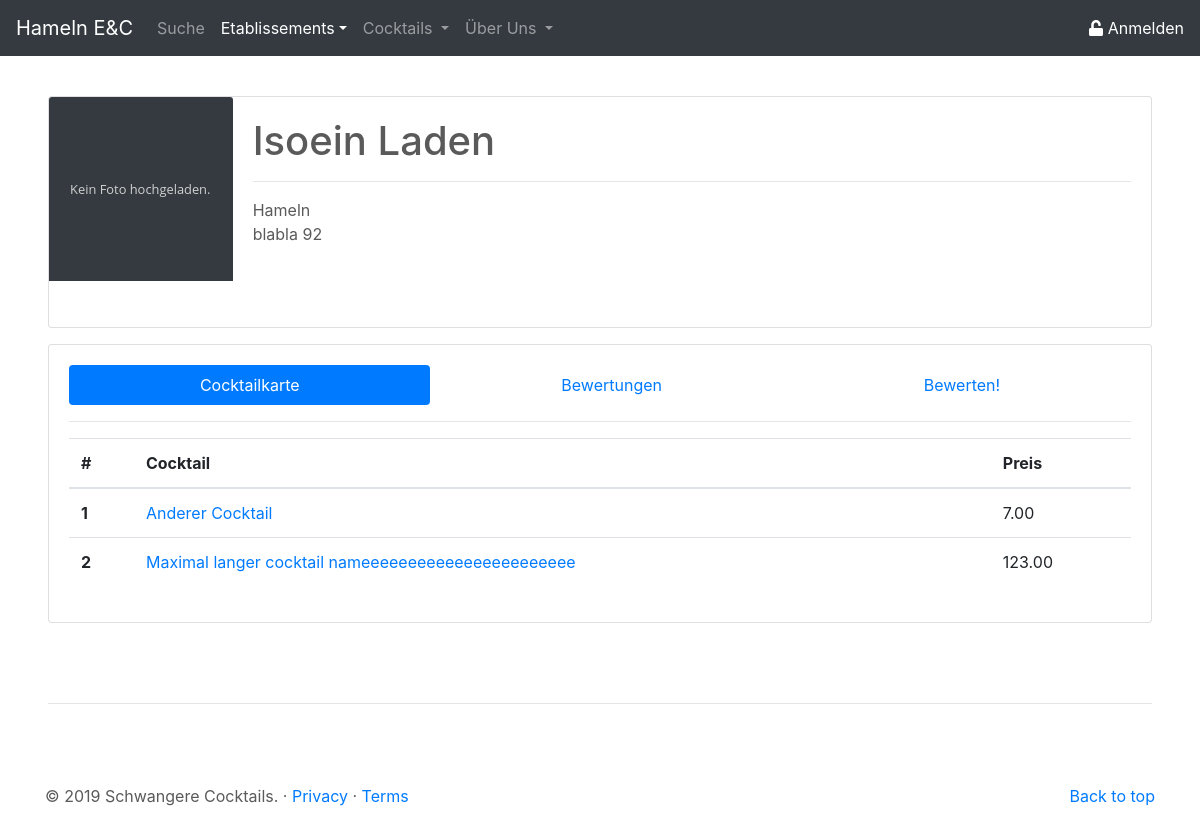
The page /site/etablissement_details.php?etab_id=1 on the database its author committed.
### tables this page shows
CREATE TABLE `etab` (
  `id` int(11) NOT NULL,
  `name` varchar(50) NOT NULL,
  `ort` varchar(50) NOT NULL,
  `anschrift` varchar(50) NOT NULL,
  `verifiziert` tinyint(1) NOT NULL DEFAULT '0',
  `img` longblob NOT NULL
);

CREATE TABLE `cock_etab` (
  `id` int(11) NOT NULL,
  `etab_id` int(11) NOT NULL,
  `cock_id` int(11) NOT NULL,
  `preis` decimal(10,2) NOT NULL
);

CREATE TABLE `cock` (
  `id` int(11) NOT NULL,
  `name` varchar(50) NOT NULL,
  `beschreibung` text NOT NULL,
  `img` longblob NOT NULL
);

### site/etablissement_details.php (the view, shortened to what this page needs)
<?php
$pdo = new PDO('mysql:host=localhost;dbname=dbprog', 'root', '');
$statement = $pdo->prepare("
					SELECT
						e.id as id,
						e.name as name,
						e.anschrift as anschrift,
						e.ort as ort,
						e.img as img
					FROM etab e
					WHERE e.id = :etab_id");
$result = $statement->execute(array('etab_id' => $_GET['etab_id']));
$etabFetch = $statement->fetch();
$statement = $pdo->prepare("
					SELECT
						c.id as id,
						c.name as name,
						ce.preis as preis
					FROM cock_etab ce
					JOIN cock c ON
						c.id = ce.cock_id
					WHERE ce.etab_id = :etab_id");
$result = $statement->execute(array('etab_id' => $_GET['etab_id']));
$cockFetch = $statement->fetchAll();
?>
<!doctype html>
<html lang="de">
<head>
	<link rel="stylesheet" href="https://stackpath.bootstrapcdn.com/bootstrap/4.3.1/css/bootstrap.min.css">
	<link href="../css/csstoolbox.css" rel="stylesheet">
</head>
<body>
	<header>
		<?php
		include('../php/buildHeader.php');
		?>
	</header>
	<main role="main">
		<div class="mt-5 ml-5 mr-5">
			<div class="card mb-3" width="100%" style="max-height: 360px;">
				<div class="row no-gutters">
					<div class="col-md-2">
						<?php
						if ($etabFetch["img"] == null)
							echo '<img src="../res/placeholder_no_image.svg" class="card-img-top">';
						else
							echo '<img src="../php/get_img.php?etab_id=' . $etabFetch["id"] . '" class="card-img-top">';
						?>
					</div>
					<div class="col-md-10">
						<div class="card-body d-flex flex-column" style="height: 230px;">
							<div>
								<h1 class="card-title"> <?php echo $etabFetch["name"]; ?> </h1>
								<hr>
							</div>
							<div>
								<p class="card-text"> <?php echo $etabFetch["ort"] . '<br>' . $etabFetch["anschrift"]; ?> </p>
							</div>
						</div>
					</div>
				</div>
			</div>
			<div class="card card-body">
				<ul class="nav nav-pills flex-column flex-sm-row" id="etabDetail-tab" role="tablist">
					<li class="flex-sm-fill text-sm-center nav-item">
						<a class="nav-link active" id="cocktailKarte-tab" data-toggle="pill" href="#cocktailKarte" role="tab" aria-controls="cocktailKarte" aria-selected="true">Cocktailkarte</a>
					</li>
					<li class="flex-sm-fill text-sm-center nav-item">
						<a class="nav-link" id="bewertungen-tab" data-toggle="pill" href="#bewertungen" role="tab" aria-controls="bewertungen" aria-selected="false">Bewertungen</a>
					</li>
					<li class="flex-sm-fill text-sm-center nav-item">
						<a class="nav-link" id="bewerten-tab" data-toggle="pill" href="#bewerten" role="tab" aria-controls="bewerten" aria-selected="false">Bewerten!</a>
					</li>
				</ul>
				<hr>
				<div class="tab-content" id="etabDetail-tabContent">
					<div class="tab-pane fade show active" id="cocktailKarte" role="tabpanel" aria-labelledby="cocktailKarte-tab">
						<?php echo '
						<table class="table">
							<thead>
								<tr>
									<th scope="col">#</th>
									<th scope="col">Cocktail</th>
									<th scope="col">Preis</th>
								</tr>
							</thead>
							<tbody>';
						for ($i = 0; $i < count($cockFetch); $i++) {
							echo '<tr>';
							echo '<th scope="row">' . ($i + 1) . '</th>';
							echo '<td> <a class="" href="cocktail_details.php?cock_id= ' . $cockFetch[$i]["id"] . '">' . $cockFetch[$i]["name"] . '</a></td>';
							echo '<td>' . $cockFetch[$i]["preis"] . '</td>';
							echo '</tr>';
						}
						echo '</tbody></table>';
						?>
					</div>
				</div>
			</div>
		</div>
	</main>
	<hr class="ct-hr-divider ml-5 mr-5">
	<footer role="footer" class="container">
		<?php
		include('../php/buildFooter.php');
		?>
	</footer>
</body>
</html>

### css/csstoolbox.css (style rules this page uses)
body { padding-top: 3rem; padding-bottom: 3rem; margin: auto; color: #5a5a5a; }
.ct-hr-divider { margin: 5rem; }

### rows shown on the page
etab: name "Isoein Laden", ort "Hameln", anschrift "blabla 92"
cock_etab: cock.name "Anderer Cocktail", preis "7.00"
cock_etab: cock.name "Maximal langer cocktail nameeeeeeeeeeeeeeeeeeeeeee", preis "123.00"
